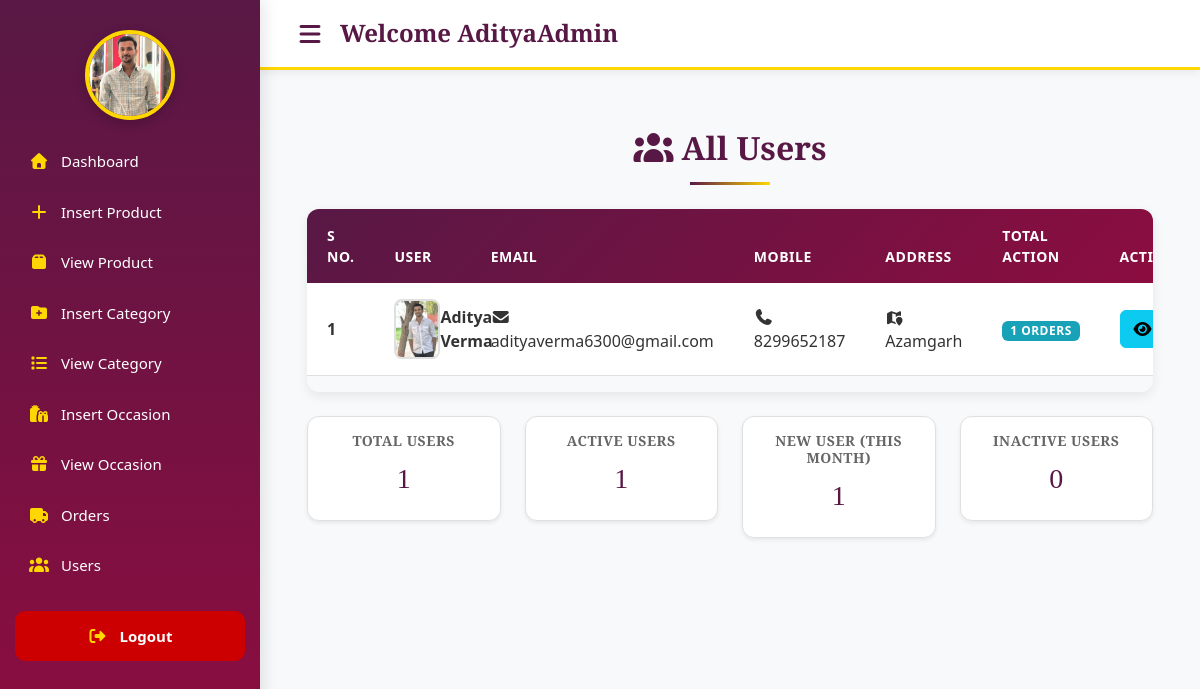
/admin/index.php?list_users (signed in), run on the app's committed database.
### tables this page shows
CREATE TABLE IF NOT EXISTS `user_table` (
  `user_id` int NOT NULL AUTO_INCREMENT,
  `user_name` varchar(255) NOT NULL,
  `user_email` varchar(255) NOT NULL,
  `user_password` varchar(255) NOT NULL,
  `user_image` varchar(255) NOT NULL,
  `user_address` varchar(255) NOT NULL,
  `user_mobile` varchar(20) NOT NULL,
  `created_at` timestamp NULL DEFAULT CURRENT_TIMESTAMP ON UPDATE CURRENT_TIMESTAMP,
  `user_date` timestamp NULL DEFAULT CURRENT_TIMESTAMP,
  `user_status` enum('active','inactive') DEFAULT 'active',
  PRIMARY KEY (`user_id`)
);

### admin/list_users.php (the view, shortened to what this page needs)
<div class="container-fluid mt-4">
    <h2 class="mb-4">
        <i class="fa-solid fa-users me-2"></i>All Users
    </h2>
    <?php
include('../includes/connect.php');
$stmt = $con->prepare("SELECT * FROM user_table ORDER BY user_id DESC");
$stmt->execute();
$result = $stmt->get_result();
$row_count = $result->num_rows;
if($row_count == 0){
    echo"<div class='empty-state text-center py-5'>
        <i class='fa-solid fa-user-slash mb-3'></i>
        <h4>No User Found</h4>
        <p>User will appear here once they refister on youe website</p>
    </div>";
?>
<?php } else { ?>
    <div class="table-responsive">
        <table class="table table-hover">
            <thead>
                <tr>
                    <th>S No.</th>
                    <th>User</th>
                    <th>Email</th>
                    <th>Mobile</th>
                    <th>Address</th>
                    <th>Total Action</th>
                    <th>Actions</th>
                </tr>
            </thead>
            <tbody>
                <?php
                $number=0;
                while($row_data=$result->fetch_assoc()){
                    $number++;
                    $user_id=$row_data['user_id'];
                    $order_stmt=$con->prepare("SELECT COUNT(*) AS total FROM user_orders WHERE user_id=?");
                    $order_stmt->bind_param("i",$user_id);
                    $order_stmt->execute();
                    $order_result=$order_stmt->get_result();
                    $order_count=$order_result->fetch_assoc();
                ?>
                <tr>
                    <td><strong><?php echo $number?></strong></td>
                    <td>
                        <div class="d-flex align-items-center">
                            <img src="../user/user_images/<?php echo $row_data['user_image']?>" alt="" class="user-img">
                            <div><strong class="username"><?php echo $row_data['user_name']?></strong></div>
                        </div>
                    </td>
                    <td><i class="fa-solid fa-envelope me-2"></i><?php echo $row_data['user_email']?></td>
                    <td><i class="fas fa-phone icon-space me-2"></i><?php echo $row_data['user_mobile']?></td>
                    <td><small class="address-text"><i class="fas fa-map-location me-2"></i></small><?php echo $row_data['user_address']?></td>
                    <td><span class="badge badge-info"><?php echo $order_count['total']?> orders</span></td>
                    <td>
                        <div class="btn-group">
                            <a href="index.php?view_user=<?php echo $user_id ?>" class="btn btn-info" title="View User Details"><i class="fa-solid fa-eye"></i></a>
                        </div>
                    </td>
                </tr>
                <?php }?>
            </tbody>
        </table>
    </div>
    <div class="row mt-4">
        <div class="col-12 col-sm-6 col-md-3">
        <div class="card-box text-center p-3 shadow-sm">
            <h6>Total Users</h6>
            <h3><?php echo $row_count?></h3>
        </div>
    </div>
    <div class="col-12 col-sm-6 col-md-3">
        <div class="card-box text-center p-3 shadow-sm">
            <h6>Active Users</h6>
            <?php
            $active_stmt=$con->prepare("SELECT COUNT(DISTINCT user_id) AS total FROM user_orders");
            $active_stmt->execute();
            $active_result=$active_stmt->get_result();
            $active_users_row=$active_result->fetch_assoc();
            $active_users = $active_users_row['total'];
            ?>
            <h3><?php echo $active_users?></h3>
        </div>
    </div>
    <div class="col-12 col-sm-6 col-md-3">
        <div class="card-box text-center p-3 shadow-sm">
            <h6>New User (This Month)</h6>
            <?php
            $new_stmt = $con->prepare("
    SELECT COUNT(*) AS total
    FROM user_table
    WHERE MONTH(created_at)=MONTH(CURRENT_DATE())
    AND YEAR(created_at)=YEAR(CURRENT_DATE())
");
            $new_stmt->execute();
            $new_result=$new_stmt->get_result();
            $new_users_row=$new_result->fetch_assoc();
            $new_users = $new_users_row['total'];
            ?>
            <h3><?php echo $new_users?></h3>
        </div>
    </div>
    <div class="col-12 col-sm-6 col-md-3">
        <div class="card-box text-center p-3 shadow-sm">
            <h6>Inactive Users</h6>
            <h3><?php echo $row_count-$active_users?></h3>
        </div>
    </div>
    </div>
    <?php } ?>
</div>

### admin/admin_style.css (style rules this page uses)
:root { --primary-color:#581845; --secondary-color:#FFD700; --accent-color:#900C3F;--light-bg:#F8F9FA;--dark-text:#333;--white:#FFFFFF;--text-medium:#666;--text-light:#999;--border-light:#E0E0E0;--success:#4CAF50;--danger:#DC3545;--warning:#FFC107;--info:#17A2B8;--shadow-sm:0 2px 5px rgba(0, 0, 0, 0.05);--shadow-md:0 4px 12px rgba(0, 0, 0, 0.08);--shadow-lg:0 8px 16px rgba(0, 0, 0, 0.1);--shadow-xl:0 12px 24px rgba(0, 0, 0, 0.15);--font-family-main:'Poppins', sans-serif;--font-family-logo:'Garamond', serif }
* { margin:0;padding:0;box-sizing:border-box }
body { font-family:var(--font-family-main);color:var(--dark-text);background-color:#fff;line-height:1.7;overflow-x:hidden;display:flex;flex-direction:column;min-height:100vh }
h1,h2,h3,h4,h5,h6 { font-family:var(--font-family-logo);font-weight:700;color:var(--primary-color) }
a { text-decoration:none;color:var(--primary-color);transition:all 0.3s cubic-bezier(0.4, 0, 0.2, 1) }
img { max-width:100%;height:auto;display:block }
.btn { border:none;outline:none;box-shadow:none }
.card-box { background:var(--white);padding:25px;border-radius:12px;box-shadow:var(--shadow-md);transition:all 0.3s ease;border:1px solid var(--border-light) }
.card-box h6 { color:var(--text-medium);font-size:14px;font-weight:600;margin-bottom:12px;text-transform:uppercase;letter-spacing:0.5px }
.main h2 { color:var(--primary-color);font-family:var(--font-family-logo);font-weight:700;margin-bottom:30px;text-align:center }
.main h2::after { content:'';display:block;width:80px;height:3px;background:linear-gradient(90deg, var(--primary-color), var(--secondary-color));margin:15px auto 0 }
.btn-info { background:var(--info);border:none;color:var(--white);padding:10px 25px;border-radius:8px;font-weight:600;transition:all 0.3s ease }
.table-responsive { border-radius:12px;overflow:hidden;box-shadow:var(--shadow-md) }
.table { margin-bottom:0;background:var(--white) }
.table thead { background:linear-gradient(135deg, var(--primary-color) 0%, var(--accent-color) 100%);color:var(--white) }
.table thead th { padding:16px 20px;font-weight:600;text-transform:uppercase;font-size:14px;letter-spacing:0.5px;border:none }
.table tbody td { padding:16px 20px;vertical-align:middle;border-bottom:1px solid var(--border-light);color:var(--dark-text) }
.table tbody tr { transition:all 0.3s ease }
.table img { width:60px;height:60px;object-fit:cover;border-radius:8px;border:2px solid var(--border-light) }
.badge { padding:8px 16px;border-radius:20px;font-weight:600;font-size:12px;letter-spacing:0.5px;text-transform:uppercase }
.badge-info { background:var(--info);color:var(--white) }

### data on the page
user_table: user_image (picture), user_name "Aditya Verma", user_email "adityaverma6300@gmail.com", user_mobile "8299652187", user_address "Azamgarh", total "1"

### other printed values
$_SESSION['admin_username'] "AdityaAdmin"
$row_count "1"
$active_users "1"
$new_users "1"
$row_count-$active_users "0"
